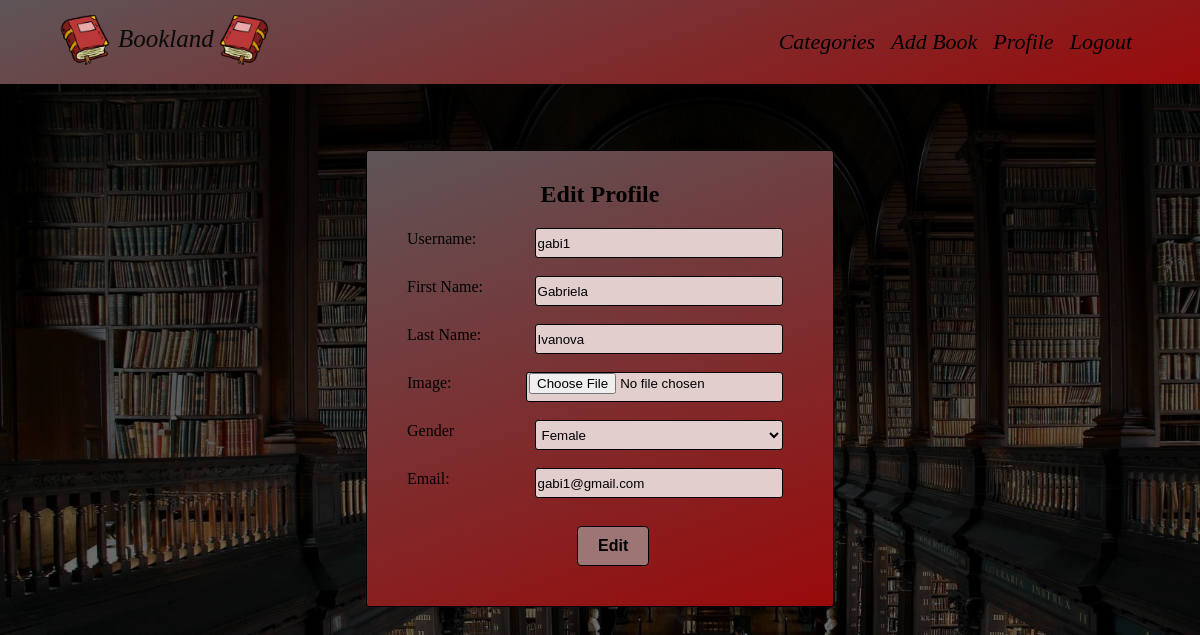
Screenshot of /accounts/profile/6/edit/ (signed in) with the database file from the repository.
### Bookland/accounts/models.py (models this page shows, shortened)
class BooklandUser(AbstractUser):
    FIRST_NAME_MIN_LENGTH = 2
    FIRST_NAME_MAX_LENGTH = 15
    LAST_NAME_MIN_LENGTH = 2
    LAST_NAME_MAX_LENGTH = 15
    MAX_LEN_GENDER = 6
    first_name = models.CharField(
        max_length=FIRST_NAME_MAX_LENGTH,
        validators=(
            validators.MinLengthValidator(FIRST_NAME_MIN_LENGTH),
            validate_only_alphabetical, upper_first_letter,
        ),
        null=True,
        blank=True,
    )
    last_name = models.CharField(
        max_length=LAST_NAME_MAX_LENGTH,
        validators=(
            validators.MinLengthValidator(LAST_NAME_MIN_LENGTH),
            validate_only_alphabetical, upper_first_letter,
        ),
        null=True,
        blank=True,
    )
    email = models.EmailField(
        unique=True,
    )
    gender = models.CharField(
        max_length=MAX_LEN_GENDER,
        null=True,
        blank=True,
    )
    profile_picture = models.ImageField(
        upload_to='mediafiles/profile_photos/',
        null=False,
        blank=False,
    )

### Bookland/accounts/views.py (the view, shortened to what this page needs)
# urls.py: path('edit/', ProfileEditView.as_view(), name='edit user'),
class ProfileEditView(LoginRequiredMixin, generic.UpdateView):
    template_name = 'accounts/profile-edit-page.html'
    model = UserModel
    form_class = UserEditForm

### Bookland/accounts/forms.py (shortened to what this page needs)
class UserEditForm(model_forms.ModelForm):
    gender = model_forms.ChoiceField(choices=GENDER, required=True)
    class Meta:
        model = UserModel
        fields = ['username', 'first_name', 'last_name', 'profile_picture', 'gender', 'email']
        labels = {
            'username': 'Username:',
            'first_name': 'First Name:',
            'last_name': 'Last Name:',
            'email': 'Email:',
            'profile_picture': 'Image:',
            'gender': 'Gender:',
        }
        widgets = {
            'profile_picture': model_forms.FileInput(attrs={
            })
        }

### Bookland/common/context_processors.py (called while the page is built)
def dropdown_categories(request):
    cat_menu = [
        'Romance', 'Fantasy', 'Criminal',
        'Historical novel', 'Thriller', 'Science fiction',
        'Poetry', 'Health',
        'Psychology', 'Esoteric', 'Home, Family, Hobby',
        'Children\'s literature', 'Other',
    ]
    return {'cat_menu': cat_menu}

### templates/accounts/profile-edit-page.html (shortened to what this page needs)
{% extends 'base/base.html' %}
{% block content %}
    <div class="edit-delete">
        <h2>Edit Profile</h2>
        <form method="post">
            {% for field in form %}
                <div class="label-input">
                    <label> {{ field.label }}</label>
                    {% if not field.label == 'Gender:' %}
                        {{ field }}
                    {% endif %}
                </div>
                <br>
            {% endfor %}
    <button class="main-btn" style="margin-left: 170px" type="submit">Edit</button>
    </form>
    </div>
{% endblock %}

### static/css/home.css (style rules this page uses)
* { margin: 0; padding: 0; box-sizing: border-box; }
body { margin: 0; padding: 0; background: linear-gradient(rgba(0, 0, 0, 0.76), rgba(0, 0, 0, 0.5)), url('/static/images/2964941.jpg'); background-size: cover; background-repeat: no-repeat; background-attachment: fixed; font-family: cursive; min-height: 100vh; justify-content: center; }
.main-btn { background-color: rgb(158, 117, 117); border: 1px solid black; color: black; font-weight: bold; padding: 10px 20px; text-align: center; text-decoration: none; display: inline-block; font-size: 16px; border-radius: 4px; margin-left: 150px; margin-top: 10px; }

### static/css/profileFunctions.css (style rules this page uses)
label { width: 100px; }
.edit-photo input, select, .edit-photo textarea, .label-input input { width: 300px !important; }
.label-input { display: flex; margin-top: -10px; }
.label-input:first-of-type { margin-top: 10px; }
.label-input label { display: initial !important; width: 40%; margin-top: 12px; text-align: left; }

### static/css/bookFunctions.css (style rules this page uses)
.edit-delete { margin-top: 150px; }
.edit-delete { display: block; background-image: linear-gradient(160deg, #5E5558 0%, #990a0a 100%); border: 1px solid rgb(156, 152, 152); padding: 40px; margin-bottom: 15px; border-radius: 3px; border: 1px solid; list-style-type: none; }
.edit-delete h2 { text-align: center; margin-top: -10px; font-family: "Times New Roman", cursive; }
.edit-delete label { display: none; list-style-type: none; }
.edit-delete input, select { background-color: rgb(227, 206, 206); border: 0.1px solid black; border-radius: 3px; height: 30px; padding-left: 2px; margin-top: 10px; margin-right: 10px; list-style-type: none; }

### rows the page displays
BooklandUser: form "gabi1" "Gabriela" "Ivanova" "Female" "gabi1@gmail.com"

### other values shown
{{ field.label }} "Username:" "First Name:" "Last Name:" "Image:" "Gender" "Email:"
